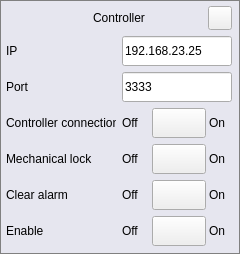
<?xml version="1.0" encoding="UTF-8"?>
<ui version="4.0">
 <class>ControllerForm</class>
 <widget class="QWidget" name="ControllerForm">
  <property name="geometry">
   <rect>
    <x>0</x>
    <y>0</y>
    <width>240</width>
    <height>254</height>
   </rect>
  </property>
  <property name="minimumSize">
   <size>
    <width>240</width>
    <height>254</height>
   </size>
  </property>
  <property name="windowTitle">
   <string>Form</string>
  </property>
  <property name="styleSheet">
   <string notr="true">QWidget#ControllerForm {
	background: rgb(230, 230, 239);
}
QWidget#widget_controllerForm{
	border: 1px solid gray
}

QPushButton#pbn_close{
    border-image: url(:/titlebar/image/titlebar/close.png);
}

QPushButton#pbn_connectController, 
QPushButton#pbn_mechLock, 
QPushButton#pbn_clearAlarm, 
QPushButton#pbn_enable{
	border-image: url(:/components/image/components/switch/switch_left.png);
}

QPushButton#pbn_connectController:checked, QPushButton#pbn_mechLock:checked, 
QPushButton#pbn_clearAlarm:checked, 
QPushButton#pbn_enable:checked{
	border-image: url(:/components/image/components/switch/switch_right.png);
}
</string>
  </property>
  <layout class="QGridLayout" name="gridLayout_2">
   <property name="leftMargin">
    <number>0</number>
   </property>
   <property name="topMargin">
    <number>0</number>
   </property>
   <property name="rightMargin">
    <number>0</number>
   </property>
   <property name="bottomMargin">
    <number>0</number>
   </property>
   <property name="spacing">
    <number>0</number>
   </property>
   <item row="0" column="0">
    <widget class="QWidget" name="widget_controllerForm" native="true">
     <layout class="QGridLayout" name="gridLayout">
      <property name="leftMargin">
       <number>6</number>
      </property>
      <property name="topMargin">
       <number>6</number>
      </property>
      <property name="rightMargin">
       <number>6</number>
      </property>
      <property name="bottomMargin">
       <number>6</number>
      </property>
      <item row="0" column="0" colspan="2">
       <layout class="QHBoxLayout" name="horizontalLayout">
        <property name="leftMargin">
         <number>30</number>
        </property>
        <item>
         <widget class="QLabel" name="label_7">
          <property name="minimumSize">
           <size>
            <width>0</width>
            <height>20</height>
           </size>
          </property>
          <property name="maximumSize">
           <size>
            <width>16777215</width>
            <height>20</height>
           </size>
          </property>
          <property name="text">
           <string>Controller</string>
          </property>
          <property name="alignment">
           <set>Qt::AlignCenter</set>
          </property>
         </widget>
        </item>
        <item>
         <widget class="QPushButton" name="pbn_close">
          <property name="minimumSize">
           <size>
            <width>24</width>
            <height>24</height>
           </size>
          </property>
          <property name="maximumSize">
           <size>
            <width>24</width>
            <height>24</height>
           </size>
          </property>
          <property name="text">
           <string/>
          </property>
         </widget>
        </item>
       </layout>
      </item>
      <item row="1" column="0">
       <widget class="QLabel" name="label_5">
        <property name="minimumSize">
         <size>
          <width>110</width>
          <height>30</height>
         </size>
        </property>
        <property name="maximumSize">
         <size>
          <width>110</width>
          <height>30</height>
         </size>
        </property>
        <property name="text">
         <string>IP</string>
        </property>
        <property name="alignment">
         <set>Qt::AlignLeading|Qt::AlignLeft|Qt::AlignVCenter</set>
        </property>
       </widget>
      </item>
      <item row="1" column="1">
       <widget class="QLineEdit" name="le_ip">
        <property name="minimumSize">
         <size>
          <width>110</width>
          <height>30</height>
         </size>
        </property>
        <property name="maximumSize">
         <size>
          <width>110</width>
          <height>30</height>
         </size>
        </property>
        <property name="text">
         <string>192.168.23.25</string>
        </property>
        <property name="placeholderText">
         <string>10.68.23.100</string>
        </property>
       </widget>
      </item>
      <item row="2" column="0">
       <widget class="QLabel" name="label_6">
        <property name="minimumSize">
         <size>
          <width>110</width>
          <height>30</height>
         </size>
        </property>
        <property name="maximumSize">
         <size>
          <width>110</width>
          <height>30</height>
         </size>
        </property>
        <property name="text">
         <string>Port</string>
        </property>
        <property name="alignment">
         <set>Qt::AlignLeading|Qt::AlignLeft|Qt::AlignVCenter</set>
        </property>
       </widget>
      </item>
      <item row="2" column="1">
       <widget class="QLineEdit" name="le_port">
        <property name="minimumSize">
         <size>
          <width>110</width>
          <height>30</height>
         </size>
        </property>
        <property name="maximumSize">
         <size>
          <width>110</width>
          <height>30</height>
         </size>
        </property>
        <property name="text">
         <string>3333</string>
        </property>
        <property name="readOnly">
         <bool>true</bool>
        </property>
        <property name="placeholderText">
         <string>3333</string>
        </property>
       </widget>
      </item>
      <item row="3" column="0">
       <widget class="QLabel" name="label">
        <property name="minimumSize">
         <size>
          <width>110</width>
          <height>30</height>
         </size>
        </property>
        <property name="maximumSize">
         <size>
          <width>110</width>
          <height>30</height>
         </size>
        </property>
        <property name="text">
         <string>Controller connection</string>
        </property>
        <property name="alignment">
         <set>Qt::AlignLeading|Qt::AlignLeft|Qt::AlignVCenter</set>
        </property>
       </widget>
      </item>
      <item row="3" column="1">
       <layout class="QHBoxLayout" name="horizontalLayout_2">
        <property name="spacing">
         <number>3</number>
        </property>
        <item>
         <widget class="QLabel" name="label_8">
          <property name="minimumSize">
           <size>
            <width>27</width>
            <height>0</height>
           </size>
          </property>
          <property name="maximumSize">
           <size>
            <width>27</width>
            <height>16777215</height>
           </size>
          </property>
          <property name="text">
           <string>Off</string>
          </property>
         </widget>
        </item>
        <item>
         <widget class="QPushButton" name="pbn_connectController">
          <property name="minimumSize">
           <size>
            <width>54</width>
            <height>30</height>
           </size>
          </property>
          <property name="maximumSize">
           <size>
            <width>54</width>
            <height>30</height>
           </size>
          </property>
          <property name="text">
           <string notr="true"/>
          </property>
          <property name="checkable">
           <bool>true</bool>
          </property>
          <property name="checked">
           <bool>false</bool>
          </property>
         </widget>
        </item>
        <item>
         <widget class="QLabel" name="label_9">
          <property name="minimumSize">
           <size>
            <width>23</width>
            <height>0</height>
           </size>
          </property>
          <property name="maximumSize">
           <size>
            <width>23</width>
            <height>16777215</height>
           </size>
          </property>
          <property name="text">
           <string>On</string>
          </property>
         </widget>
        </item>
       </layout>
      </item>
      <item row="4" column="0">
       <widget class="QLabel" name="label_2">
        <property name="minimumSize">
         <size>
          <width>110</width>
          <height>30</height>
         </size>
        </property>
        <property name="maximumSize">
         <size>
          <width>110</width>
          <height>30</height>
         </size>
        </property>
        <property name="text">
         <string>Mechanical lock</string>
        </property>
        <property name="alignment">
         <set>Qt::AlignLeading|Qt::AlignLeft|Qt::AlignVCenter</set>
        </property>
       </widget>
      </item>
      <item row="4" column="1">
       <layout class="QHBoxLayout" name="horizontalLayout_3">
        <property name="spacing">
         <number>3</number>
        </property>
        <item>
         <widget class="QLabel" name="label_10">
          <property name="minimumSize">
           <size>
            <width>27</width>
            <height>0</height>
           </size>
          </property>
          <property name="maximumSize">
           <size>
            <width>27</width>
            <height>16777215</height>
           </size>
          </property>
          <property name="text">
           <string>Off</string>
          </property>
         </widget>
        </item>
        <item>
         <widget class="QPushButton" name="pbn_mechLock">
          <property name="minimumSize">
           <size>
            <width>54</width>
            <height>30</height>
           </size>
          </property>
          <property name="maximumSize">
           <size>
            <width>54</width>
            <height>30</height>
           </size>
          </property>
          <property name="text">
           <string notr="true"/>
          </property>
          <property name="checkable">
           <bool>true</bool>
          </property>
         </widget>
        </item>
        <item>
         <widget class="QLabel" name="label_11">
          <property name="minimumSize">
           <size>
            <width>23</width>
            <height>0</height>
           </size>
          </property>
          <property name="maximumSize">
           <size>
            <width>23</width>
            <height>16777215</height>
           </size>
          </property>
          <property name="text">
           <string>On</string>
          </property>
         </widget>
        </item>
       </layout>
      </item>
      <item row="5" column="0">
       <widget class="QLabel" name="label_3">
        <property name="minimumSize">
         <size>
          <width>110</width>
          <height>30</height>
         </size>
        </property>
        <property name="maximumSize">
         <size>
          <width>110</width>
          <height>30</height>
         </size>
        </property>
        <property name="text">
         <string>Clear alarm</string>
        </property>
        <property name="alignment">
         <set>Qt::AlignLeading|Qt::AlignLeft|Qt::AlignVCenter</set>
        </property>
       </widget>
      </item>
      <item row="5" column="1">
       <layout class="QHBoxLayout" name="horizontalLayout_4">
        <property name="spacing">
         <number>3</number>
        </property>
        <item>
         <widget class="QLabel" name="label_12">
          <property name="minimumSize">
           <size>
            <width>27</width>
            <height>0</height>
           </size>
          </property>
          <property name="maximumSize">
           <size>
            <width>27</width>
            <height>16777215</height>
           </size>
          </property>
          <property name="text">
           <string>Off</string>
          </property>
         </widget>
        </item>
        <item>
         <widget class="QPushButton" name="pbn_clearAlarm">
          <property name="minimumSize">
           <size>
            <width>54</width>
            <height>30</height>
           </size>
          </property>
          <property name="maximumSize">
           <size>
            <width>54</width>
            <height>30</height>
           </size>
          </property>
          <property name="text">
           <string notr="true"/>
          </property>
          <property name="checkable">
           <bool>true</bool>
          </property>
         </widget>
        </item>
        <item>
         <widget class="QLabel" name="label_13">
          <property name="minimumSize">
           <size>
            <width>23</width>
            <height>0</height>
           </size>
          </property>
          <property name="maximumSize">
           <size>
            <width>23</width>
            <height>16777215</height>
           </size>
          </property>
          <property name="text">
           <string>On</string>
          </property>
         </widget>
        </item>
       </layout>
      </item>
      <item row="6" column="0">
       <widget class="QLabel" name="label_4">
        <property name="minimumSize">
         <size>
          <width>110</width>
          <height>30</height>
         </size>
        </property>
        <property name="maximumSize">
         <size>
          <width>110</width>
          <height>30</height>
         </size>
        </property>
        <property name="text">
         <string>Enable</string>
        </property>
        <property name="alignment">
         <set>Qt::AlignLeading|Qt::AlignLeft|Qt::AlignVCenter</set>
        </property>
       </widget>
      </item>
      <item row="6" column="1">
       <layout class="QHBoxLayout" name="horizontalLayout_5">
        <property name="spacing">
         <number>3</number>
        </property>
        <item>
         <widget class="QLabel" name="label_15">
          <property name="minimumSize">
           <size>
            <width>27</width>
            <height>0</height>
           </size>
          </property>
          <property name="maximumSize">
           <size>
            <width>27</width>
            <height>16777215</height>
           </size>
          </property>
          <property name="text">
           <string>Off</string>
          </property>
         </widget>
        </item>
        <item>
         <widget class="QPushButton" name="pbn_enable">
          <property name="minimumSize">
           <size>
            <width>54</width>
            <height>30</height>
           </size>
          </property>
          <property name="maximumSize">
           <size>
            <width>54</width>
            <height>30</height>
           </size>
          </property>
          <property name="text">
           <string notr="true"/>
          </property>
          <property name="checkable">
           <bool>true</bool>
          </property>
         </widget>
        </item>
        <item>
         <widget class="QLabel" name="label_14">
          <property name="minimumSize">
           <size>
            <width>23</width>
            <height>0</height>
           </size>
          </property>
          <property name="maximumSize">
           <size>
            <width>23</width>
            <height>16777215</height>
           </size>
          </property>
          <property name="text">
           <string>On</string>
          </property>
         </widget>
        </item>
       </layout>
      </item>
     </layout>
    </widget>
   </item>
  </layout>
 </widget>
 <resources/>
 <connections/>
</ui>
